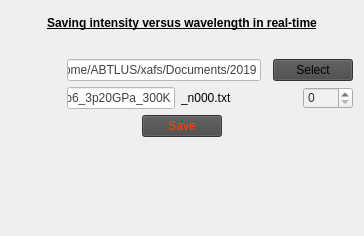
      <widget class="QWidget" name="tab_3">
       <attribute name="title">
        <string>Save</string>
       </attribute>
       <layout class="QGridLayout" name="gridLayout_3">
        <item row="2" column="0" colspan="4">
         <widget class="PyDMDrawingLine" name="PyDMDrawingLine_9">
          <property name="minimumSize">
           <size>
            <width>0</width>
            <height>17</height>
           </size>
          </property>
          <property name="maximumSize">
           <size>
            <width>16777215</width>
            <height>17</height>
           </size>
          </property>
          <property name="toolTip">
           <string/>
          </property>
          <property name="whatsThis">
           <string>
    A widget with a line drawn in it.
    This class inherits from PyDMDrawing.

    Parameters
    ----------
    parent : QWidget
        The parent widget for the Label
    init_channel : str, optional
        The channel to be used by the widget.
    </string>
          </property>
          <property name="brush" stdset="0">
           <brush brushstyle="SolidPattern">
            <color alpha="255">
             <red>240</red>
             <green>240</green>
             <blue>240</blue>
            </color>
           </brush>
          </property>
         </widget>
        </item>
        <item row="5" column="1">
         <spacer name="verticalSpacer">
          <property name="orientation">
           <enum>Qt::Vertical</enum>
          </property>
          <property name="sizeHint" stdset="0">
           <size>
            <width>20</width>
            <height>65</height>
           </size>
          </property>
         </spacer>
        </item>
        <item row="3" column="0" colspan="4">
         <layout class="QGridLayout" name="gridLayout_6">
          <item row="2" column="0" alignment="Qt::AlignHCenter">
           <widget class="QLabel" name="label_7">
            <property name="styleSheet">
             <string notr="true">color: rgb(240, 240, 240);</string>
            </property>
            <property name="text">
             <string>Filename</string>
            </property>
           </widget>
          </item>
          <item row="0" column="0" alignment="Qt::AlignHCenter">
           <widget class="QLabel" name="label">
            <property name="styleSheet">
             <string notr="true">color: rgb(240, 240, 240);</string>
            </property>
            <property name="text">
             <string>Path</string>
            </property>
           </widget>
          </item>
          <item row="0" column="3" colspan="3" alignment="Qt::AlignRight">
           <widget class="QPushButton" name="btnPath">
            <property name="styleSheet">
             <string notr="true">background-color: rgb(70, 70, 70);</string>
            </property>
            <property name="text">
             <string>Select</string>
            </property>
           </widget>
          </item>
          <item row="2" column="3" colspan="2">
           <widget class="QLabel" name="label_8">
            <property name="styleSheet">
             <string notr="true">color: rgb(240, 240, 240);</string>
            </property>
            <property name="text">
             <string>Index</string>
            </property>
           </widget>
          </item>
          <item row="2" column="1">
           <widget class="QLineEdit" name="lblFileName">
            <property name="styleSheet">
             <string notr="true">background-color: rgb(255, 255, 255);
color: rgb(65, 65, 65);</string>
            </property>
            <property name="text">
             <string>lab6_3p20GPa_300K</string>
            </property>
           </widget>
          </item>
          <item row="2" column="2">
           <widget class="QLabel" name="sufix">
            <property name="minimumSize">
             <size>
              <width>80</width>
              <height>0</height>
             </size>
            </property>
            <property name="maximumSize">
             <size>
              <width>80</width>
              <height>16777215</height>
             </size>
            </property>
            <property name="text">
             <string>_n000.txt</string>
            </property>
           </widget>
          </item>
          <item row="0" column="1" colspan="2">
           <widget class="QLineEdit" name="lblPath">
            <property name="styleSheet">
             <string notr="true">background-color: rgb(255, 255, 255);
color: rgb(65, 65, 65);</string>
            </property>
            <property name="text">
             <string>/home/ABTLUS/xafs/Documents/2019</string>
            </property>
           </widget>
          </item>
          <item row="4" column="0" colspan="6" alignment="Qt::AlignHCenter">
           <widget class="QPushButton" name="btnAcqSave">
            <property name="styleSheet">
             <string notr="true">background-color: rgb(70, 70, 70);
color: rgb(255, 69, 0);</string>
            </property>
            <property name="text">
             <string>Save</string>
            </property>
           </widget>
          </item>
          <item row="2" column="5">
           <widget class="QSpinBox" name="sbRuns">
            <property name="minimumSize">
             <size>
              <width>50</width>
              <height>0</height>
             </size>
            </property>
            <property name="maximumSize">
             <size>
              <width>50</width>
              <height>16777215</height>
             </size>
            </property>
            <property name="styleSheet">
             <string notr="true">background-color: rgb(240, 240, 240);
color: rgb(50, 50, 50);</string>
            </property>
            <property name="minimum">
             <number>0</number>
            </property>
            <property name="maximum">
             <number>999</number>
            </property>
            <property name="value">
             <number>0</number>
            </property>
           </widget>
          </item>
         </layout>
        </item>
        <item row="4" column="0" colspan="4">
         <widget class="PyDMDrawingLine" name="PyDMDrawingLine_10">
          <property name="minimumSize">
           <size>
            <width>0</width>
            <height>17</height>
           </size>
          </property>
          <property name="maximumSize">
           <size>
            <width>16777215</width>
            <height>17</height>
           </size>
          </property>
          <property name="toolTip">
           <string/>
          </property>
          <property name="whatsThis">
           <string>
    A widget with a line drawn in it.
    This class inherits from PyDMDrawing.

    Parameters
    ----------
    parent : QWidget
        The parent widget for the Label
    init_channel : str, optional
        The channel to be used by the widget.
    </string>
          </property>
          <property name="brush" stdset="0">
           <brush brushstyle="SolidPattern">
            <color alpha="255">
             <red>240</red>
             <green>240</green>
             <blue>240</blue>
            </color>
           </brush>
          </property>
         </widget>
        </item>
        <item row="1" column="0" colspan="4" alignment="Qt::AlignHCenter">
         <widget class="QLabel" name="label_29">
          <property name="font">
           <font>
            <weight>75</weight>
            <bold>true</bold>
            <underline>true</underline>
           </font>
          </property>
          <property name="text">
           <string>Saving intensity versus wavelength in real-time</string>
          </property>
         </widget>
        </item>
        <item row="0" column="0">
         <spacer name="verticalSpacer_2">
          <property name="orientation">
           <enum>Qt::Vertical</enum>
          </property>
          <property name="sizeHint" stdset="0">
           <size>
            <width>20</width>
            <height>5</height>
           </size>
          </property>
         </spacer>
        </item>
       </layout>
      </widget>
